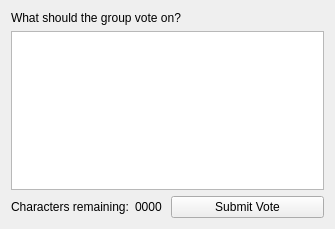
<?xml version="1.0" encoding="UTF-8"?>
<ui version="4.0">
 <class>Form</class>
 <widget class="QWidget" name="Form">
  <property name="geometry">
   <rect>
    <x>0</x>
    <y>0</y>
    <width>335</width>
    <height>229</height>
   </rect>
  </property>
  <property name="windowTitle">
   <string>Form</string>
  </property>
  <layout class="QVBoxLayout" name="verticalLayout">
   <item>
    <widget class="QLabel" name="label">
     <property name="text">
      <string>What should the group vote on?</string>
     </property>
    </widget>
   </item>
   <item>
    <widget class="QTextEdit" name="textEdit">
     <property name="readOnly">
      <bool>true</bool>
     </property>
     <property name="html">
      <string>&lt;!DOCTYPE HTML PUBLIC &quot;-//W3C//DTD HTML 4.0//EN&quot; &quot;http://www.w3.org/TR/REC-html40/strict.dtd&quot;&gt;
&lt;html&gt;&lt;head&gt;&lt;meta name=&quot;qrichtext&quot; content=&quot;1&quot; /&gt;&lt;style type=&quot;text/css&quot;&gt;
p, li { white-space: pre-wrap; }
&lt;/style&gt;&lt;/head&gt;&lt;body style=&quot; font-family:'Lucida Grande'; font-size:13pt; font-weight:400; font-style:normal;&quot;&gt;
&lt;p style=&quot;-qt-paragraph-type:empty; margin-top:0px; margin-bottom:0px; margin-left:0px; margin-right:0px; -qt-block-indent:0; text-indent:0px;&quot;&gt;&lt;/p&gt;&lt;/body&gt;&lt;/html&gt;</string>
     </property>
     <property name="acceptRichText">
      <bool>false</bool>
     </property>
    </widget>
   </item>
   <item>
    <layout class="QHBoxLayout" name="horizontalLayout_2">
     <item>
      <layout class="QHBoxLayout" name="horizontalLayout">
       <item>
        <widget class="QLabel" name="label_4">
         <property name="text">
          <string>Characters remaining:</string>
         </property>
        </widget>
       </item>
       <item>
        <widget class="QLabel" name="charRemAmt">
         <property name="text">
          <string>0000</string>
         </property>
         <property name="scaledContents">
          <bool>false</bool>
         </property>
        </widget>
       </item>
      </layout>
     </item>
     <item>
      <widget class="QPushButton" name="pushButton">
       <property name="text">
        <string>Submit Vote</string>
       </property>
      </widget>
     </item>
    </layout>
   </item>
  </layout>
 </widget>
 <resources/>
 <connections/>
</ui>
